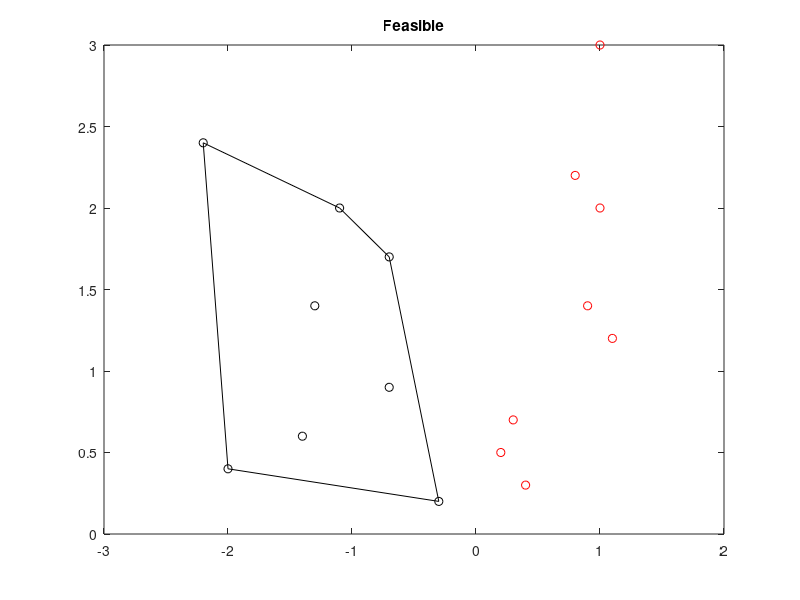

MATLAB code for this plot:
%Linear Algebra & Convex term project problem 5
%A=rand(10,2);
%B=rand(10,2);
A=[0.2 0.5;0.3 0.7;1 2;1 3;0.9 1.4;0.4 0.3;1.1 1.2;0.8 2.2];
B=[-1.1 2;-0.3 0.2;-0.7 0.9;-2 0.4;-1.3 1.4;-2.2 2.4;-0.7 1.7;-1.4 .6];
K=convhull(B);             %generate the smallest convex polyhedra that covers all the points in set B
len=length(K)-1;
hull=zeros(len,2);
%compute the slopes and intercepts of the boundary and form matrix hull
for i=1:len-1
    slope=(B(K(i),2)-B(K(i+1),2))/(B(K(i),1)-B(K(i+1),1));
    intercept=B(K(i),2)-slope*B(K(i),1);
    hull(i,1:2)=[slope intercept];
end
slope=(B(K(len),2)-B(K(1),2))/(B(K(len),1)-B(K(1),1));
intercept=B(K(len),2)-slope*B(K(len),2);
hull(len,1:2)=[slope intercept];
%find a point in B that is not on the boundary
R=sortrows(K);
j=2;
while 1
    if (R(j)+1)~=R(j+1)
        break
    else
        j=j+1;
    end
end
point=B(R(j)+1,1:2);
%compute the values to determine whether a point is inside the polyhedra
compare1=ones(len,1)*point(2);
compare2=point(1)*hull(:,1)+hull(:,2);
compare=compare2-compare1;
sum=0;
%check every point in set A
for i=1:length(A)
    compare3=A(i,1)*hull(:,1)+hull(:,2)-ones(len,1)*A(i,2);
    acc=0;
    for j=1:len
        if compare(j)>0 & compare3(j)>0
            acc=acc+1;
        elseif compare(j)<0 & compare3(j)<0
            acc=acc+1;
        else
            acc=acc;
        end
    end
    if acc==len
        sum=sum+1;
    end
end
if sum>0
    disp('Infeasible');
    plot(A(:,1),A(:,2),'ro');
    hold;
    plot(B(:,1),B(:,2),'ko');
    plot(B(K,1),B(K,2),'k');
    title('Infeasible');
    hold;
else
    disp('Feasible');
    plot(A(:,1),A(:,2),'ro');
    hold;
    plot(B(:,1),B(:,2),'ko');
    plot(B(K,1),B(K,2),'k');
    title('Feasible');
    hold;
end
